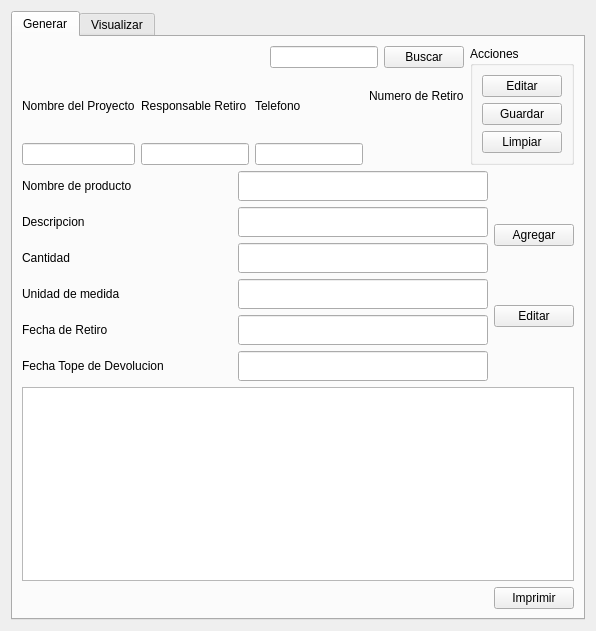
         <widget class="QWidget" name="tab_4">
          <attribute name="title">
           <string>Salidas</string>
          </attribute>
          <layout class="QVBoxLayout" name="verticalLayout_68">
           <item>
            <widget class="QTabWidget" name="tabWidget_3">
             <property name="currentIndex">
              <number>0</number>
             </property>
             <widget class="QWidget" name="tab_12">
              <attribute name="title">
               <string>Generar</string>
              </attribute>
              <layout class="QVBoxLayout" name="verticalLayout_69">
               <item>
                <layout class="QHBoxLayout" name="horizontalLayout_55">
                 <item>
                  <layout class="QVBoxLayout" name="verticalLayout_59">
                   <item>
                    <layout class="QHBoxLayout" name="horizontalLayout_56">
                     <item>
                      <spacer name="horizontalSpacer_30">
                       <property name="orientation">
                        <enum>Qt::Horizontal</enum>
                       </property>
                       <property name="sizeHint" stdset="0">
                        <size>
                         <width>40</width>
                         <height>20</height>
                        </size>
                       </property>
                      </spacer>
                     </item>
                     <item>
                      <layout class="QHBoxLayout" name="horizontalLayout_72">
                       <item>
                        <spacer name="horizontalSpacer_84">
                         <property name="orientation">
                          <enum>Qt::Horizontal</enum>
                         </property>
                         <property name="sizeHint" stdset="0">
                          <size>
                           <width>40</width>
                           <height>20</height>
                          </size>
                         </property>
                        </spacer>
                       </item>
                       <item>
                        <widget class="QLineEdit" name="lineEdit_busqueda_pedido_3"/>
                       </item>
                       <item>
                        <widget class="QPushButton" name="pushButton_7">
                         <property name="text">
                          <string>Buscar</string>
                         </property>
                        </widget>
                       </item>
                      </layout>
                     </item>
                    </layout>
                   </item>
                   <item>
                    <layout class="QHBoxLayout" name="horizontalLayout_57">
                     <item>
                      <layout class="QVBoxLayout" name="verticalLayout_60">
                       <item>
                        <widget class="QLabel" name="label_77">
                         <property name="text">
                          <string>Nombre del Proyecto</string>
                         </property>
                        </widget>
                       </item>
                       <item>
                        <widget class="QLineEdit" name="txtbx_nameproyecto_3"/>
                       </item>
                      </layout>
                     </item>
                     <item>
                      <layout class="QVBoxLayout" name="verticalLayout_61">
                       <item>
                        <widget class="QLabel" name="label_78">
                         <property name="text">
                          <string>Responsable Retiro</string>
                         </property>
                        </widget>
                       </item>
                       <item>
                        <widget class="QLineEdit" name="lineEdit_Responsable_3"/>
                       </item>
                      </layout>
                     </item>
                     <item>
                      <layout class="QVBoxLayout" name="verticalLayout_62">
                       <item>
                        <widget class="QLabel" name="label_79">
                         <property name="text">
                          <string>Telefono</string>
                         </property>
                        </widget>
                       </item>
                       <item>
                        <widget class="QLineEdit" name="txtbx_telefonoresponsable_3"/>
                       </item>
                      </layout>
                     </item>
                     <item>
                      <layout class="QVBoxLayout" name="verticalLayout_67">
                       <item>
                        <widget class="QLabel" name="label_80">
                         <property name="text">
                          <string>Numero de Retiro</string>
                         </property>
                        </widget>
                       </item>
                       <item>
                        <widget class="QLabel" name="label_numeroPedido_3">
                         <property name="text">
                          <string/>
                         </property>
                        </widget>
                       </item>
                      </layout>
                     </item>
                    </layout>
                   </item>
                  </layout>
                 </item>
                 <item>
                  <widget class="QGroupBox" name="groupBox_3">
                   <property name="title">
                    <string>Acciones</string>
                   </property>
                   <layout class="QVBoxLayout" name="verticalLayout_140">
                    <item>
                     <widget class="QPushButton" name="btn_editarPedido_9">
                      <property name="text">
                       <string>Editar</string>
                      </property>
                     </widget>
                    </item>
                    <item>
                     <widget class="QPushButton" name="btn_guardar_pedid_3">
                      <property name="text">
                       <string>Guardar</string>
                      </property>
                     </widget>
                    </item>
                    <item>
                     <widget class="QPushButton" name="btn_2">
                      <property name="text">
                       <string>Limpiar</string>
                      </property>
                     </widget>
                    </item>
                   </layout>
                  </widget>
                 </item>
                </layout>
               </item>
               <item>
                <layout class="QHBoxLayout" name="horizontalLayout_50">
                 <item>
                  <layout class="QVBoxLayout" name="verticalLayout_58">
                   <item>
                    <layout class="QHBoxLayout" name="horizontalLayout_43">
                     <item>
                      <widget class="QLabel" name="label_27">
                       <property name="text">
                        <string>Nombre de producto</string>
                       </property>
                      </widget>
                     </item>
                     <item>
                      <spacer name="horizontalSpacer_45">
                       <property name="orientation">
                        <enum>Qt::Horizontal</enum>
                       </property>
                       <property name="sizeHint" stdset="0">
                        <size>
                         <width>40</width>
                         <height>20</height>
                        </size>
                       </property>
                      </spacer>
                     </item>
                     <item>
                      <widget class="QLineEdit" name="lineEdit_nombreProdSalida">
                       <property name="minimumSize">
                        <size>
                         <width>250</width>
                         <height>30</height>
                        </size>
                       </property>
                       <property name="maximumSize">
                        <size>
                         <width>250</width>
                         <height>30</height>
                        </size>
                       </property>
                      </widget>
                     </item>
                    </layout>
                   </item>
                   <item>
                    <layout class="QHBoxLayout" name="horizontalLayout_44">
                     <item>
                      <widget class="QLabel" name="label_28">
                       <property name="text">
                        <string>Descripcion</string>
                       </property>
                      </widget>
                     </item>
                     <item>
                      <spacer name="horizontalSpacer_46">
                       <property name="orientation">
                        <enum>Qt::Horizontal</enum>
                       </property>
                       <property name="sizeHint" stdset="0">
                        <size>
                         <width>40</width>
                         <height>20</height>
                        </size>
                       </property>
                      </spacer>
                     </item>
                     <item>
                      <widget class="QLineEdit" name="lineEdit_descripcionSalida">
                       <property name="minimumSize">
                        <size>
                         <width>250</width>
                         <height>30</height>
                        </size>
                       </property>
                       <property name="maximumSize">
                        <size>
                         <width>250</width>
                         <height>30</height>
                        </size>
                       </property>
                      </widget>
                     </item>
                    </layout>
                   </item>
                   <item>
                    <layout class="QHBoxLayout" name="horizontalLayout_45">
                     <item>
                      <widget class="QLabel" name="label_37">
                       <property name="text">
                        <string>Cantidad </string>
                       </property>
                      </widget>
                     </item>
                     <item>
                      <spacer name="horizontalSpacer_47">
                       <property name="orientation">
                        <enum>Qt::Horizontal</enum>
                       </property>
                       <property name="sizeHint" stdset="0">
                        <size>
                         <width>40</width>
                         <height>20</height>
                        </size>
                       </property>
                      </spacer>
                     </item>
                     <item>
                      <widget class="QLineEdit" name="lineEdit_cant_Salida">
                       <property name="minimumSize">
                        <size>
                         <width>250</width>
                         <height>30</height>
                        </size>
                       </property>
                       <property name="maximumSize">
                        <size>
                         <width>250</width>
                         <height>30</height>
                        </size>
                       </property>
                      </widget>
                     </item>
                    </layout>
                   </item>
                   <item>
                    <layout class="QHBoxLayout" name="horizontalLayout_51">
                     <item>
                      <widget class="QLabel" name="label_38">
                       <property name="text">
                        <string>Unidad de medida</string>
                       </property>
                      </widget>
                     </item>
                     <item>
                      <spacer name="horizontalSpacer_48">
                       <property name="orientation">
                        <enum>Qt::Horizontal</enum>
                       </property>
                       <property name="sizeHint" stdset="0">
                        <size>
                         <width>40</width>
                         <height>20</height>
                        </size>
                       </property>
                      </spacer>
                     </item>
                     <item>
                      <widget class="QLineEdit" name="lineEdit_undmed_Salida">
                       <property name="minimumSize">
                        <size>
                         <width>250</width>
                         <height>30</height>
                        </size>
                       </property>
                       <property name="maximumSize">
                        <size>
                         <width>250</width>
                         <height>30</height>
                        </size>
                       </property>
                      </widget>
                     </item>
                    </layout>
                   </item>
                   <item>
                    <layout class="QHBoxLayout" name="horizontalLayout_58">
                     <item>
                      <widget class="QLabel" name="label_41">
                       <property name="text">
                        <string>Fecha de Retiro</string>
                       </property>
                      </widget>
                     </item>
                     <item>
                      <spacer name="horizontalSpacer_52">
                       <property name="orientation">
                        <enum>Qt::Horizontal</enum>
                       </property>
                       <property name="sizeHint" stdset="0">
                        <size>
                         <width>40</width>
                         <height>20</height>
                        </size>
                       </property>
                      </spacer>
                     </item>
                     <item>
                      <widget class="QLineEdit" name="lineEdit_fechretiroSAlida_3">
                       <property name="minimumSize">
                        <size>
                         <width>250</width>
                         <height>30</height>
                        </size>
                       </property>
                       <property name="maximumSize">
                        <size>
                         <width>250</width>
                         <height>30</height>
                        </size>
                       </property>
                      </widget>
                     </item>
                    </layout>
                   </item>
                   <item>
                    <layout class="QHBoxLayout" name="horizontalLayout_52">
                     <item>
                      <widget class="QLabel" name="label_39">
                       <property name="text">
                        <string>Fecha Tope de Devolucion</string>
                       </property>
                      </widget>
                     </item>
                     <item>
                      <spacer name="horizontalSpacer_49">
                       <property name="orientation">
                        <enum>Qt::Horizontal</enum>
                       </property>
                       <property name="sizeHint" stdset="0">
                        <size>
                         <width>40</width>
                         <height>20</height>
                        </size>
                       </property>
                      </spacer>
                     </item>
                     <item>
                      <widget class="QLineEdit" name="lineEdit_fechDevolucionSalida">
                       <property name="minimumSize">
                        <size>
                         <width>250</width>
                         <height>30</height>
                        </size>
                       </property>
                       <property name="maximumSize">
                        <size>
                         <width>250</width>
                         <height>30</height>
                        </size>
                       </property>
                      </widget>
                     </item>
                    </layout>
                   </item>
                  </layout>
                 </item>
                 <item>
                  <layout class="QVBoxLayout" name="verticalLayout_66">
                   <item>
                    <widget class="QPushButton" name="pushButton_6">
                     <property name="text">
                      <string>Agregar</string>
                     </property>
                    </widget>
                   </item>
                   <item>
                    <widget class="QPushButton" name="btn_editarPedido_5">
                     <property name="text">
                      <string>Editar</string>
                     </property>
                    </widget>
                   </item>
                  </layout>
                 </item>
                </layout>
               </item>
               <item>
                <widget class="QTableWidget" name="tableWidget_7"/>
               </item>
               <item>
                <layout class="QHBoxLayout" name="horizontalLayout_54">
                 <item>
                  <spacer name="horizontalSpacer_51">
                   <property name="orientation">
                    <enum>Qt::Horizontal</enum>
                   </property>
                   <property name="sizeHint" stdset="0">
                    <size>
                     <width>40</width>
                     <height>20</height>
                    </size>
                   </property>
                  </spacer>
                 </item>
                 <item>
                  <widget class="QPushButton" name="btn_editarPedido_8">
                   <property name="text">
                    <string>Imprimir</string>
                   </property>
                  </widget>
                 </item>
                </layout>
               </item>
              </layout>
             </widget>
             <widget class="QWidget" name="tab_13">
              <attribute name="title">
               <string>Visualizar</string>
              </attribute>
             </widget>
            </widget>
           </item>
          </layout>
         </widget>
